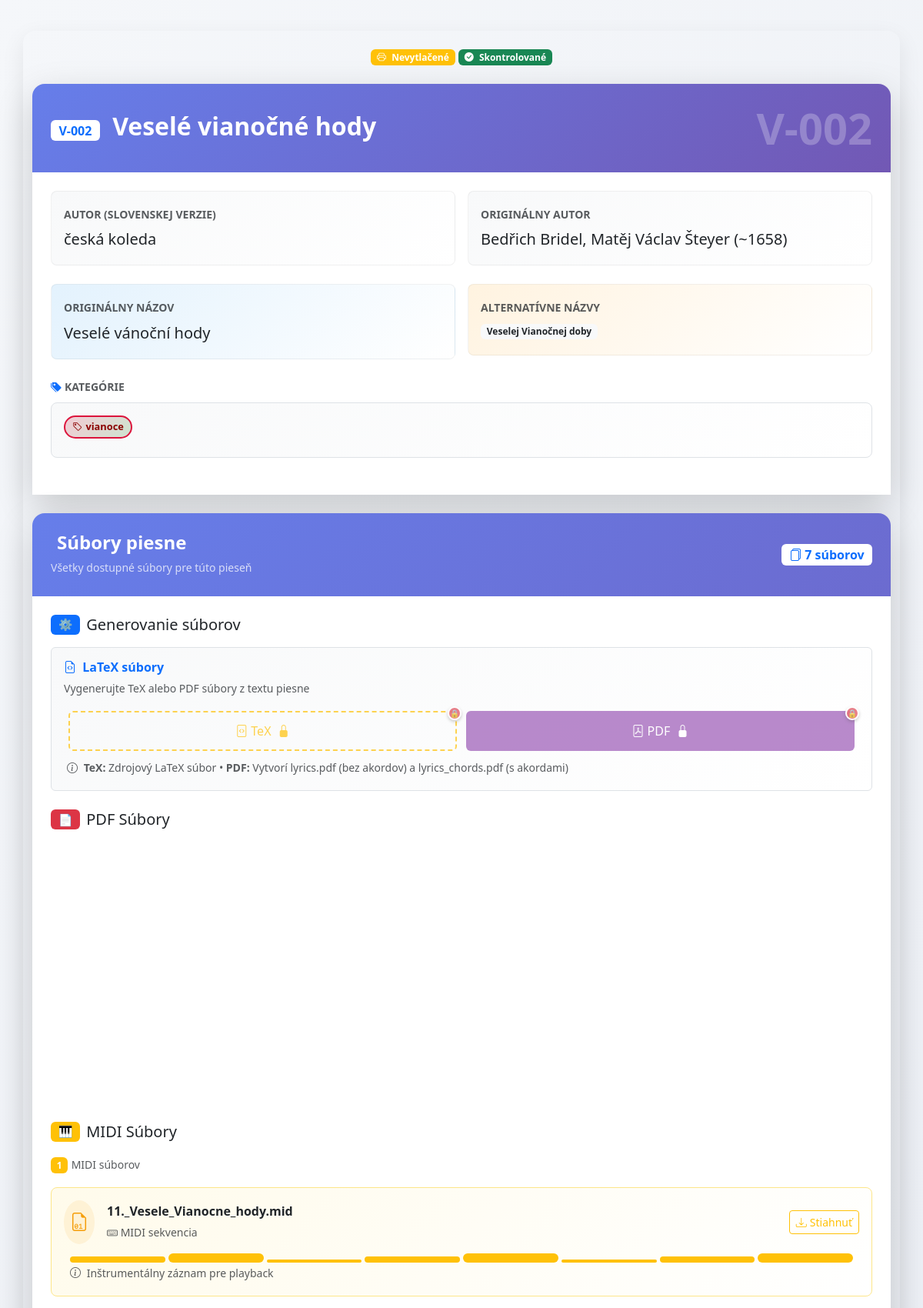
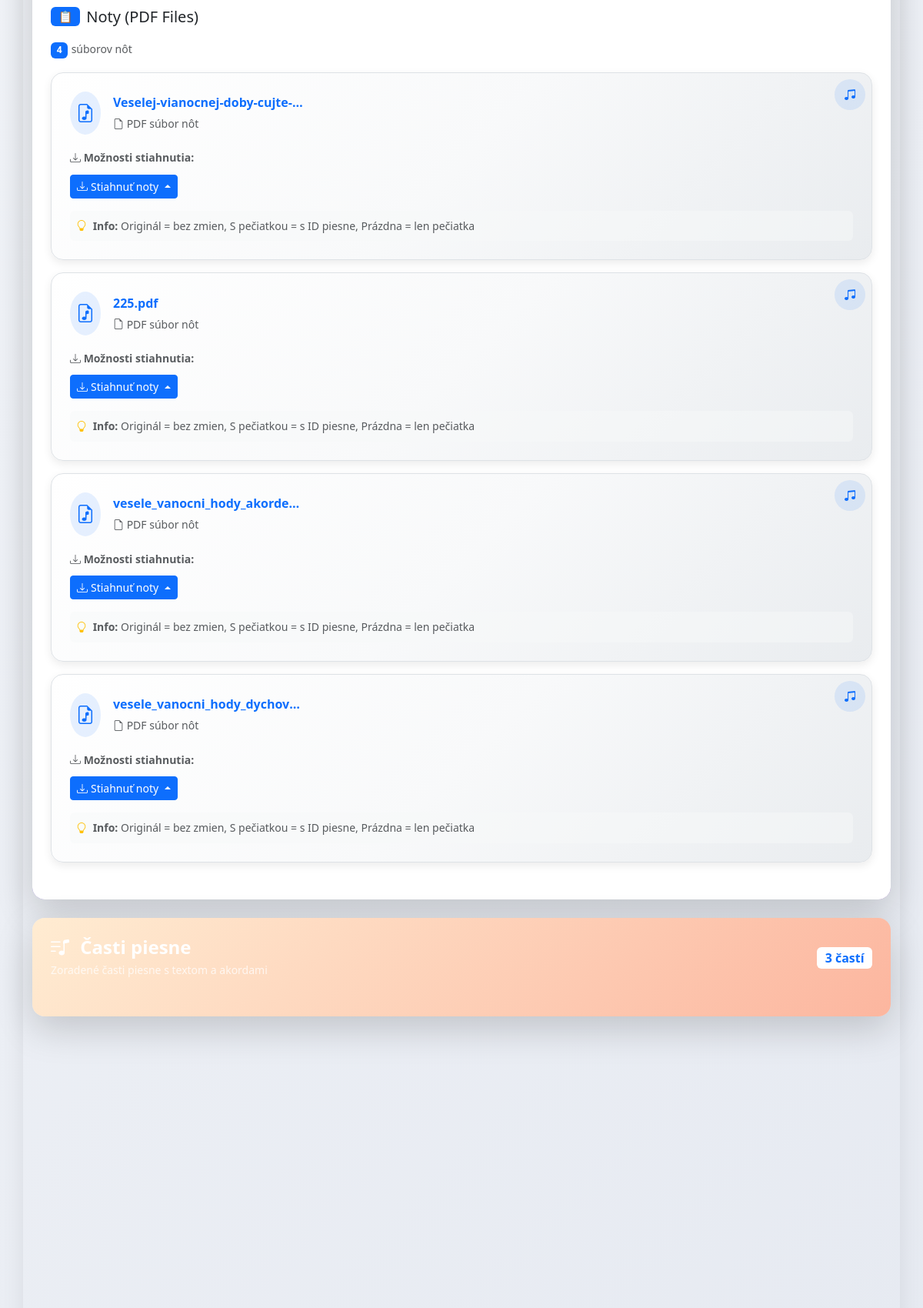
/song/6/view (upper part), run on the app's committed database (2 pictures, top to bottom).
### models.py (models this page shows, shortened)
class Song(db.Model):
    id = db.Column(db.Integer, primary_key=True)
    song_id = db.Column(db.String(10), nullable=False)  # Format: A-001
    version_name = db.Column(db.String(100), nullable=True)
    title = db.Column(db.String, nullable=False)
    author = db.Column(db.String, nullable=True)
    title_original = db.Column(db.String, nullable=True)
    author_original = db.Column(db.String, nullable=True)
    categories = db.Column(db.String, nullable=True)
    alternative_titles = db.Column(db.String, nullable=True)
    song_parts = db.Column(db.Text, nullable=False)
    admin_checked = db.Column(db.Boolean, default=False)
    printed = db.Column(db.Boolean, default=False)
    pdf_lyrics_path = db.Column(db.String(200))
    pdf_chords_path = db.Column(db.String(200))
    tex_path = db.Column(db.String(200))
    midi_paths = db.Column(db.Text)  # stored as JSON list
    mp3_paths = db.Column(db.Text)
    sheet_pdf_paths = db.Column(db.Text)
    sheet_mscz_paths = db.Column(db.Text)
    search_text = db.Column(db.Text, nullable=True)  # Pre-normalized searchable text
    __table_args__ = (
        UniqueConstraint('song_id', 'version_name', name='uix_song_id_version'),
    )

### app.py (the view)
@app.route('/song/<int:song_id>/view')
def song_view(song_id):
    song = Song.query.get_or_404(song_id)
    try:
        data = json.loads(song.song_parts or '[]')
    except (json.JSONDecodeError, TypeError):
        data = []
    mp3s = json.loads(song.mp3_paths or '[]')
    midis = json.loads(song.midi_paths or '[]')
    sheet_pdfs = json.loads(song.sheet_pdf_paths or '[]')
    sheet_mscz = json.loads(song.sheet_mscz_paths or '[]')
    return render_template('song_view.html', song=song, data=data, mp3s=mp3s, midis=midis, sheet_pdfs=sheet_pdfs, sheet_mscz=sheet_mscz)

### templates/song_view.html (shortened to what this page needs)
{% extends "layout.html" %}
{% block content %}
{% set part_types = ["verse", "chorus", "bridge", "intro", "interlude", "coda", "outro", "prechorus", "comment"] %}
{% set options = [
      "stále omšové spevy",
      "úvod",
      "medzispevy (žalmy; aleluja)",
      "obetovanie",
      "prijímanie",
      "poďakovanie po prijímaní",
      "záver",
      "adorácia",
      "advent",
      "vianoce",
      "pôst",
      "veľká noc",
      "cez rok",
      "k Duchu Svätému",
      "mariánske",
      "k svätcom",
      "detské",
      "iné",
      "liturgia hodín",
      "sobášne",
      "Taizé",
      "krížová cesta",
      "nevhodné"
    ] %}
<div class="song-view-header mb-4">
  <div class="d-flex align-items-center justify-content-between mb-3 flex-wrap">
    <div class="d-flex gap-1 flex-wrap justify-content-center order-1 order-md-2 w-100 w-md-auto mb-2 mb-md-0">
      {% if song.printed %}
      <span class="badge bg-success px-2 py-1 fs-7 fs-md-6">
        <i class="bi bi-printer-fill me-1"></i>
        <span class="d-none d-sm-inline">Vytlačené</span>
        <span class="d-sm-none">✓</span>
      </span>
      {% else %}
      <span class="badge bg-warning px-2 py-1 fs-7 fs-md-6">
        <i class="bi bi-printer me-1"></i>
        <span class="d-none d-sm-inline">Nevytlačené</span>
      </span>
      {% endif %}
      {% if song.admin_checked %}
      <span class="badge bg-success px-2 py-1 fs-7 fs-md-6">
        <i class="bi bi-check-circle-fill me-1"></i>
        <span class="d-none d-sm-inline">Skontrolované</span>
      </span>
      {% else %}
      <span class="badge bg-warning px-2 py-1 fs-7 fs-md-6">
        <i class="bi bi-exclamation-triangle me-1"></i>
        <span class="d-none d-sm-inline">Čaká na kontrolu</span>
        <span class="d-sm-none">⏳</span>
      </span>
      {% endif %}
    </div>
  </div>
</div>
<div class="song-info-section card border-0 shadow-lg rounded-4 mb-4"
     style="background: linear-gradient(135deg, #667eea 0%, #764ba2 100%);">
  <div class="card-header border-0 text-white p-4" style="background: transparent;">
    <div class="d-flex align-items-center justify-content-between">
      <div>
        <h2 class="mb-1 fw-bold">
          <span class="badge bg-white text-primary me-2 fs-6">{{ song.song_id }}</span>
          {{ song.title }}
        </h2>
      </div>
      <div class="song-id-large">
        <span class="display-4 fw-bold opacity-25">{{ song.song_id }}</span>
      </div>
    </div>
  </div>
  <div class="card-body bg-white p-4">
    <div class="row mb-4 g-3">
      <div class="col-md-6 col-12">
        <div class="info-card p-3 rounded-3" style="background: linear-gradient(135deg, #f8f9fa 0%, #ffffff 100%);">
          <label class="fw-bold text-muted small mb-1">AUTOR (SLOVENSKEJ VERZIE)</label>
          <div class="fs-5 fs-sm-6 text-dark text-break">
            {{ song.author if song.author else "Neznámy" }}
          </div>
        </div>
      </div>
      <div class="col-md-6 col-12">
        <div class="info-card p-3 rounded-3" style="background: linear-gradient(135deg, #f8f9fa 0%, #ffffff 100%);">
          <label class="fw-bold text-muted small mb-1">ORIGINÁLNY AUTOR</label>
          <div class="fs-5 fs-sm-6 text-dark text-break">
            {{ song.author_original if song.author_original else "Neznámy" }}
          </div>
        </div>
      </div>
    </div>
    <div class="row mb-4 g-3">
      <div class="col-md-6 col-12">
        <div class="info-card p-3 rounded-3" style="background: linear-gradient(135deg, #e3f2fd 0%, #ffffff 100%);">
          <label class="fw-bold text-muted small mb-1">ORIGINÁLNY NÁZOV</label>
          <div class="fs-5 fs-sm-6 text-dark text-break">
            {{ song.title_original if song.title_original else "Rovnaký ako slovenský" }}
          </div>
        </div>
      </div>
      <div class="col-md-6 col-12">
        <div class="info-card p-3 rounded-3" style="background: linear-gradient(135deg, #fff3e0 0%, #ffffff 100%);">
          <label class="fw-bold text-muted small mb-1">ALTERNATÍVNE NÁZVY</label>
          <div class="fs-6 fs-sm-7">
            {% if song.alternative_titles %}
              {% for alt_title in song.alternative_titles.split(';;') %}
                {% if alt_title.strip() %}
                  <span class="badge bg-light text-dark me-1 mb-1 text-wrap">{{ alt_title.strip() }}</span>
                {% endif %}
              {% endfor %}
            {% else %}
              <span class="text-muted fst-italic">Žiadne alternatívne názvy</span>
            {% endif %}
          </div>
        </div>
      </div>
    </div>
    <div class="categories-display mb-4">
      <label class="fw-bold text-muted small mb-2 d-block">
        <i class="bi bi-tags-fill text-primary me-1"></i>KATEGÓRIE
      </label>
      <div class="categories-container p-3 rounded-3 border"
           style="background: linear-gradient(135deg, #f8f9fa 0%, #ffffff 100%);">
        {% if song.categories %}
          {% for category in song.categories.split(';;') %}
            {% if category.strip() %}
              <span class="category-display-badge badge me-2 mb-2" data-category="{{ category.strip() }}">
                <i class="bi bi-tag me-1"></i>{{ category.strip() }}
              </span>
            {% endif %}
          {% endfor %}
        {% else %}
          <span class="text-muted fst-italic">Žiadne kategórie priradené</span>
        {% endif %}
      </div>
    </div>
  </div>
</div>
{% set file_count = (sheet_pdfs|length) + (mp3s|length) + (midis|length) + (sheet_mscz|length) + (1 if song.pdf_lyrics_path else 0) + (1 if song.pdf_chords_path else 0) %}
<div class="file-management-section card border-0 shadow-lg rounded-4 overflow-hidden mb-4"
     style="background: linear-gradient(135deg, #667eea 0%, #764ba2 100%);">
  <div class="card-header border-0 text-white p-4" style="background: transparent;">
    <div class="d-flex align-items-center justify-content-between">
      <div>
        <h4 class="mb-1 fw-bold">
          Súbory piesne
        </h4>
        <small class="opacity-75">Všetky dostupné súbory pre túto pieseň</small>
      </div>
      <div class="file-stats">
        <span class="badge bg-white text-primary fs-6">
          <i class="bi bi-files"></i>
          {{ file_count }} súborov
        </span>
      </div>
    </div>
  </div>
  <div class="card-body bg-white p-4">
    <div class="generation-section mb-4">
      <h5 class="d-flex align-items-center gap-2 mb-3">
        <span class="badge bg-primary">⚙️</span>
        Generovanie súborov
      </h5>
      <div class="generation-actions card p-3 border"
           style="background: linear-gradient(135deg, #f8f9fa 0%, #ffffff 100%);">
        <div class="d-flex align-items-center justify-content-between mb-3">
          <div>
            <h6 class="mb-1 fw-bold text-primary">
              <i class="bi bi-file-earmark-code me-1"></i>
              LaTeX súbory
            </h6>
            <small class="text-muted">Vygenerujte TeX alebo PDF súbory z textu piesne</small>
          </div>
        </div>
        <div class="row generation-buttons w-100" role="group">
          <div class="col-6">
            <form method="POST" action="{{ url_for('generate_tex', song_id=song.id) }}" class="d-inline w-100" onsubmit="return checkTexPermission(event)">
              <button type="submit" class="btn btn-outline-warning w-100 {{ 'restricted-action' if song.admin_checked or song.printed else '' }}"
                      title="{{ 'Pieseň je chránená - skontrolovaná adminom' if song.admin_checked else ('Pieseň je vytlačená - nemožno meniť' if song.printed else 'Generovať LaTeX súbory') }}">
                <i class="bi bi-file-code me-1"></i>TeX
                {% if song.admin_checked %}<i class="bi bi-lock-fill ms-1"></i>{% endif %}
              </button>
            </form>
          </div>
          <div class="col-6">
            <form method="GET" action="{{ url_for('generate_pdfs', song_id=song.id) }}" class="d-inline w-100" onsubmit="return checkPdfPermission(event)">
              <button type="submit" class="btn btn-primary w-100 {{ 'restricted-action' if not song.tex_path or song.admin_checked or song.printed else '' }}"
                      style="background-color: #9b59b6; border-color: #9b59b6;"
                      title="{{ 'Najprv vygenerujte TeX súbory' if not song.tex_path else ('Pieseň je chránená - skontrolovaná adminom' if song.admin_checked else ('Pieseň je vytlačená - nemožno meniť' if song.printed else 'Generovať PDF súbory')) }}">
                <i class="bi bi-file-pdf me-1"></i>PDF
                {% if song.admin_checked %}<i class="bi bi-lock-fill ms-1"></i>{% endif %}
              </button>
            </form>
          </div>
        </div>
        <div class="mt-2 px-1">
          <small class="text-muted">
            <i class="bi bi-info-circle me-1"></i>
            <strong>TeX:</strong> Zdrojový LaTeX súbor • <strong>PDF:</strong> Vytvorí lyrics.pdf (bez akordov) a lyrics_chords.pdf (s akordami)
          </small>
        </div>
      </div>
    </div>
    {% if song.pdf_lyrics_path or song.pdf_chords_path %}
    <div class="pdf-files-section mb-4">
      <h5 class="d-flex align-items-center gap-2 mb-3">
        <span class="badge bg-danger">📄</span>
        PDF Súbory
      </h5>
    </div>
    {% endif %}
    {% if midis %}
    <div class="midi-files-section mb-4">
      <h5 class="d-flex align-items-center gap-2 mb-3">
        <span class="badge bg-warning">🎹</span>
        MIDI Súbory
      </h5>
      <div class="midi-files-container">
        <div class="mb-3">
          <span class="badge bg-warning">{{ midis|length }}</span>
          <small class="text-muted">MIDI súborov</small>
        </div>
        {% for path in midis %}
        <div class="midi-card mb-2 p-3 border rounded-3 position-relative"
             style="background: linear-gradient(135deg, #fffbeb 0%, #ffffff 100%); border-color: #fde68a !important;">
          <div class="d-flex align-items-center justify-content-between">
            <div class="d-flex align-items-center gap-3">
              <div class="midi-icon p-2 rounded-circle" style="background-color: rgba(245, 158, 11, 0.1);">
                <i class="bi bi-file-earmark-binary fs-4" style="color: #f59e0b;"></i>
              </div>
              <div>
                <div class="fw-bold text-dark">{{ path.split('/')[-1] }}</div>
                <small class="text-muted">
                  <i class="bi bi-keyboard"></i> MIDI sekvencia
                </small>
              </div>
            </div>
            <div class="midi-actions">
              <a href="{{ path | presigned_url }}"
                 class="btn btn-outline-warning btn-sm d-flex align-items-center gap-1"
                 target="_blank" title="Stiahnuť MIDI súbor">
                <i class="bi bi-download"></i>
                Stiahnuť
              </a>
            </div>
          </div>
          <div class="mt-2 px-2">
            <div class="midi-tracks d-flex gap-1" style="height: 16px;">
              {% for i in range(8) %}
              <div class="track-line bg-warning bg-opacity-40 rounded"
                   style="flex: 1; height: {{ (loop.index % 3 + 1) * 4 }}px; margin-top: auto;"></div>
              {% endfor %}
            </div>
            <small class="text-muted">
              <i class="bi bi-info-circle me-1"></i>
              Inštrumentálny záznam pre playback
            </small>
          </div>
        </div>
        {% endfor %}
      </div>
    </div>
    {% endif %}
    {% if sheet_pdfs %}
    <div class="mb-4">
      <h5 class="d-flex align-items-center gap-2 mb-3">
        <span class="badge bg-primary">📋</span>
        Noty (PDF Files)
      </h5>
      <div class="sheets-container">
        <div class="mb-3">
          <span class="badge bg-primary">{{ sheet_pdfs|length }}</span>
          <small class="text-muted">súborov nôt</small>
        </div>
        {% for path in sheet_pdfs %}
        <div class="sheet-card mb-3 p-4 border rounded-4 position-relative overflow-hidden"
             style="background: linear-gradient(135deg, #ffffff 0%, #f8f9fa 50%, #e9ecef 100%);
                    box-shadow: 0 4px 12px rgba(0,0,0,0.08);">
          <div class="d-flex align-items-start justify-content-between mb-3">
            <div class="file-info d-flex align-items-center gap-3">
              <div class="file-icon p-2 rounded-circle bg-primary bg-opacity-10">
                <i class="bi bi-file-earmark-music fs-4 text-primary"></i>
              </div>
              <div>
                <div class="fw-bold text-primary fs-6">{{ path.split('/')[-1] }}</div>
                <small class="text-muted">
                  <i class="bi bi-file-earmark"></i> PDF súbor nôt
                </small>
              </div>
            </div>
          </div>
          <div class="download-actions">
            <div class="mb-2">
              <small class="text-muted fw-semibold">
                <i class="bi bi-download"></i> Možnosti stiahnutia:
              </small>
            </div>
            <div class="btn-group dropup">
              <button type="button" class="btn btn-primary btn-sm dropdown-toggle d-flex align-items-center gap-1"
                      data-bs-toggle="dropdown" aria-expanded="false" data-bs-auto-close="true">
                <i class="bi bi-download"></i>
                Stiahnuť noty
              </button>
            </div>
          </div>
          <div class="info-panel mt-3 p-2 rounded-2 bg-light bg-opacity-50">
            <small class="text-muted d-block">
              <i class="bi bi-lightbulb text-warning me-1"></i>
              <strong>Info:</strong> Originál = bez zmien, S pečiatkou = s ID piesne, Prázdna = len pečiatka
            </small>
          </div>
          <div class="position-absolute top-0 end-0 p-2">
            <div class="bg-primary bg-opacity-10 rounded-circle p-1" style="width: 40px; height: 40px;">
              <i class="bi bi-music-note-beamed text-primary d-flex align-items-center justify-content-center h-100"></i>
            </div>
          </div>
        </div>
        {% endfor %}
      </div>
    </div>
    {% endif %}
  </div>
</div>
<div class="parts-section card border-0 shadow-lg rounded-4 p-4 mb-4"
     style="background: linear-gradient(135deg, #ffecd2 0%, #fcb69f 100%);">
  <div class="d-flex align-items-center justify-content-between mb-4">
    <div>
      <h4 class="text-white fw-bold mb-1">
        <i class="bi bi-music-note-list me-2"></i>
        Časti piesne
      </h4>
      <small class="d-block text-white opacity-75">Zoradené časti piesne s textom a akordami</small>
    </div>
    <span class="badge bg-white text-primary fs-6">
      {{ data|length }} častí
    </span>
  </div>
</div>
<div id="parts-display" class="mb-4">
</div>
{% endblock %}

### data on the page
Song: song_id "V-002", title "Veselé vianočné hody", author "česká koleda", author_original "Bedřich Bridel, Matěj Václav Šteyer (~1658)", title_original "Veselé vánoční hody", strip "Veselej Vianočnej doby", strip "vianoce"

### other printed values
{{ file_count }} "7"
{{ midis|length }} "1"
{{ path.split('/')[-1] }} "11._Vesele_Vianocne_hody.mid"
{{ sheet_pdfs|length }} "4"
{{ path.split('/')[-1] }} "Veselej-vianocnej-doby-cujte-…" "225.pdf" "vesele_vanocni_hody_akorde…" "vesele_vanocni_hody_dychov…"
{{ data|length }} "3"
